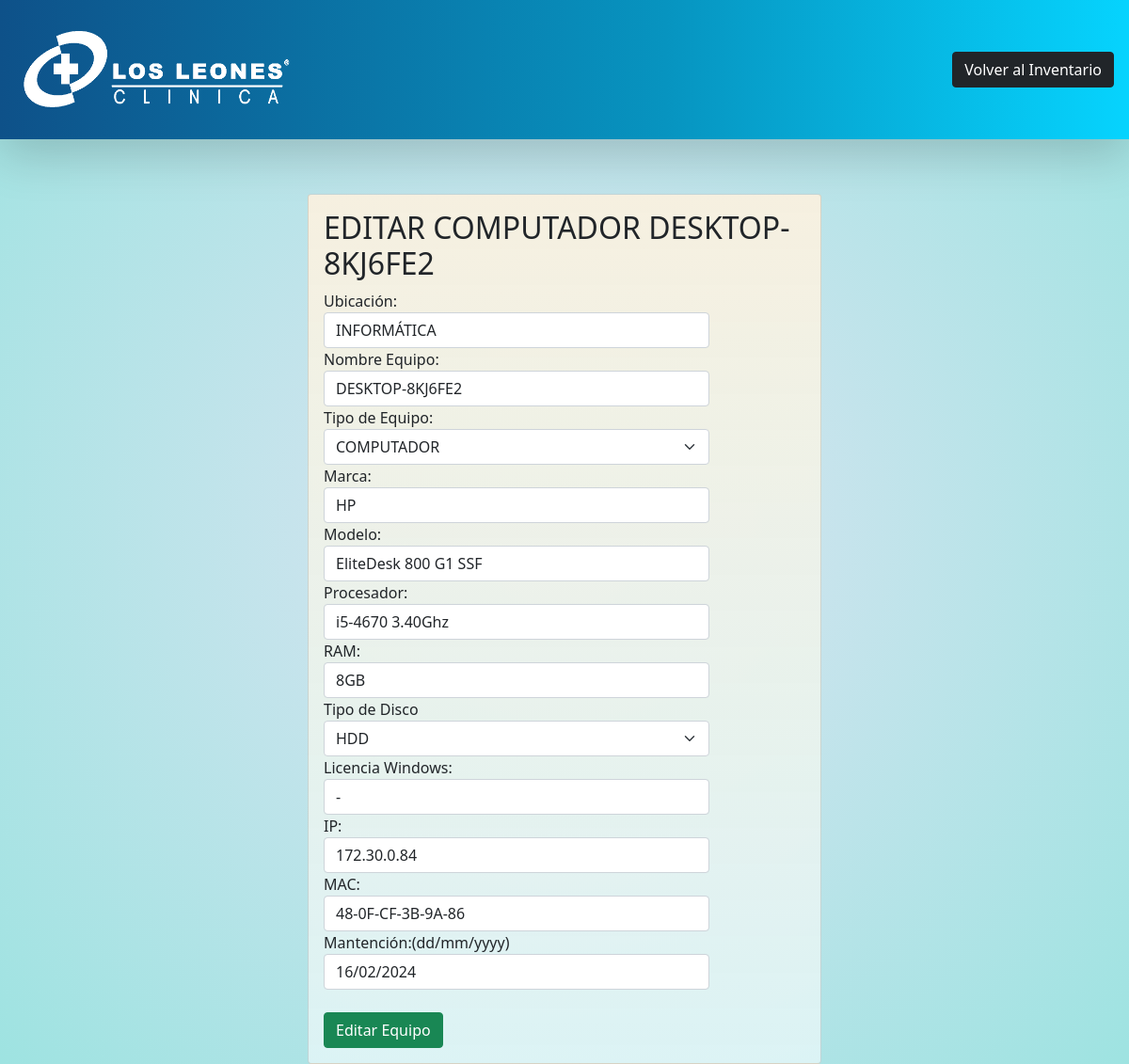
/equipos/edit/3, run on the app's committed database.
### equipos/models.py (models this page shows, shortened)
class equipo(models.Model):
    id_equipo = models.AutoField(primary_key= True, null=False)
    nombre = models.CharField('Nombre de Equipo',max_length = 30, default = '')
    marca = models.CharField('Marca de Equipo', max_length = 15, default = '')
    modelo = models.CharField('Modelo de Equipo', max_length = 50, default = '')
    proce = models.CharField('Procesador',max_length = 40,blank = True ,default = '-')
    ram = models.CharField('RAM',max_length = 15,blank = True, default = '-')
    discos = (('-','-'),
              ('SSD','SSD'),
              ('HDD','HDD'))
    disco = models.CharField('Disco',max_length = 5, choices = discos ,blank = True, default = '-')
    ip = models.CharField('IP Equipo', max_length = 20, default = '')
    tipos = (("Tipo de Equipo","Tipo de Equipo"),
             ('COMPUTADOR','COMPUTADOR'),
             ('IMPRESORA','IMPRESORA'))
    tipo = models.CharField('Tipo de Equipo', max_length = 30 ,choices = tipos, default = "Tipo de Equipo" )
    """ubicaciones = (('Ubicación de Equipo','Ubicación de Equipo'),
                   ('CM ADULTO','CM ADULTO'),
                   ('CM TRAUMATOLOGICO','CM TRAUMATOLOGICO'),
                   ('CM PEDIATRICO','CM PEDIATRICO'),
                   ('CM GERENCIAL','CM GERENCIAL'),
                   ('CM CERVANTES','CM CERVANTES'),
                   ('UNIDAD DE EXAMENES','UNIDAD DE EXAMENES'),
                   ('RESONANCIA','RESONANCIA'),
                   ('RAYOS','RAYOS'),
                   ('MAMOGRAFIA','MAMOGRAFIA'),
                   ('SCANNER','SCANNER'),
                   ('ELECTRO','ELECTRO'),
                   ('TOMA DE MUESTRAS','TOMA DE MUESTRAS'),
                   ('URGENCIAS','URGENCIAS'),
                   ('URGENCIAS RECEPCION','URGENCIAS RECEPCION'),
                   ('HOSPITALIZACION','HOSPITALIZACION'),
                   ('UTI','UTI'),
                   ('CONTABILIDAD','CONTABILIDAD'),
                   ('RRHH','RRHH'),
                   ('VACUNATORIO','VACUNATORIO'),
                   ('MANTENCION','MANTENCION'),
                   ('PABELLON','PABELLON'),
                   ('PRESUPUESTOS','PRESUPUESTOS'),
                   ('COBRANZA','COBRANZA'),
                   ('GERENCIA EUSEBIO LILLO','GERENCIA EUSEBIO LILLO'),
                   ('GERENCIA CERVANTES','GERENCIA CERVANTES'),
                   ('FICHEROS','FICHEROS'),
                   ('FONASA','FONASA'),
                   ('CALIDAD','CALIDAD'),
                   ('INFORMACIONES','INFORMACIONES'),
                   ('INFORMATICA','INFORMATICA')"""
    ubicacion = models.CharField('Ubicación de Equipo', max_length=50, default ="")
    mac = models.CharField('MAC Equipo', max_length = 25, default = '')
    mantencion = models.CharField('Fecha Mantención', max_length = 20, default = '-')
    licencia = models.CharField('Licencia Windows',max_length = 35, default = "-")
    required = models.BooleanField('Requiere Mantención', default = False)
    link = models.CharField('URL impresora', max_length = 200, default = '-')

### equipos/views.py (the view, shortened to what this page needs)
# urls.py: path('equipos/edit/<int:id_equipo>',editEq,name = 'update'),
def editEq(request, id_equipo):
    eq = equipo.objects.get(pk = id_equipo)
    form = equipoForm(request.POST, instance=eq)
    licencia = request.POST.get('licencia')
    link = request.POST.get('link')
    return render(request, 'equipos/editEquipo.html',{'form':form , 'eq': eq})

### equipos/forms.py (shortened to what this page needs)
class equipoForm(ModelForm):
    class Meta:
        model = equipo
        fields = ['ubicacion','tipo','marca','nombre','modelo','ip','mac','mantencion']

### templates/equipos/editEquipo.html (shortened to what this page needs)
<!DOCTYPE html>
{%load static%}
<html lang="en">
<head>
    <link href="https://cdn.jsdelivr.net/npm/bootstrap@5.0.0-beta2/dist/css/bootstrap.min.css" rel="stylesheet">
</head>
<body style="background: rgb(220,228,242);
background: radial-gradient(circle, rgba(220,228,242,1) 0%, rgba(158,227,225,1) 100%);">
    <header class="shadow-lg p-3 mb-5"
        style="background: rgb(14,81,137);
    background: linear-gradient(90deg, rgba(14,81,137,1) 0%, rgba(7,148,192,1) 59%, rgba(0,211,255,0.9641106442577031) 100%); width: 100%;">
        <div class="navbar">
            <a href="{% url 'index' %}"><img src= "{% static 'img/logo.png' %}" alt="logo_cll" height="100px" width="300px"></a>
            <a id="back" style="margin-left: 15px;" class="btn btn-dark" href="{% url 'index' %}">Volver al Inventario</a>
        </div>
    </header>
    <div class="container" style="padding-top: 10px;">
        <div class="row">
            <div class="col-12 col-md-6 offset-md-3">
                <div style="background: rgb(224,244,246);
                background: linear-gradient(0deg, rgba(224,244,246,0.9052871148459384) 0%, rgba(246,240,224,1) 100%);" class="card">
                    <div class="card-body">
                        <h2>EDITAR {{eq.tipo}} {{eq.nombre}}</h2>
                        <form action="{% url 'update' eq.id_equipo %}" method="post">
                            <label for="ubicacion">Ubicación:</label>
                            <input style="display: block; width: 80%;" class="form-control" type="text" name="ubicacion" value="{{eq.ubicacion}}">
                            <label for="nombre">Nombre Equipo:</label>
                            <input style="display: block; width: 80%;" class="form-control" type="text" name="nombre" value="{{eq.nombre}}">
                            <label for="tipo">Tipo de Equipo:</label>
                            <select style="display: block; width: 80%;" name="tipo" class="form-select">
                                {% if eq.tipo == 'COMPUTADOR' %}
                                <option value="COMPUTADOR">COMPUTADOR</option>
                                {% else %}
                                <option value="IMPRESORA">IMPRESORA</option>
                                <option value="COMPUTADOR">COMPUTADOR</option>
                                {% endif %}
                            </select>
                            <label for="marca">Marca:</label>
                            <input style="display: block; width: 80%;" type="text" name="marca" class="form-control" value = "{{eq.marca}}">
                            <label for="modelo">Modelo:</label>
                            <input style="display: block; width: 80%;" type="text" name="modelo" class="form-control" value="{{eq.modelo}}">
                            {% if eq.tipo == 'COMPUTADOR' %}
                            <label for="proce">Procesador:</label>
                            <input style="display: block; width: 80%;" class="form-control" type="text" name="proce" value="{{eq.proce}}">
                            <label for="ram">RAM:</label>
                            <input style="display: block; width: 80%;" class="form-control" type="text" name="ram" value="{{eq.ram}}">
                            <label for="disco">Tipo de Disco</label>
                            <select  style="display: block; width: 80%;" name="disco" class = 'form-select'>
                                {% if eq.disco == 'SSD' %}
                                <option value="SSD">SSD</option>
                                <option value="HDD">HDD</option>
                                {% else %}
                                <option value="HDD">HDD</option>
                                {% endif %}
                            </select>
                            <label for="licencia">Licencia Windows:</label>
                            <input style="display: block; width: 80%;" class="form-control" type="text" name="licencia" value="{{eq.licencia}}">
                            {% endif %}
                            <label for="ip">IP:</label>
                            <input style="display: block; width: 80%;" class="form-control" type="text" name="ip" value="{{eq.ip}}">
                            <label for="mac">MAC:</label>
                            <input style="display: block; width: 80%;" class="form-control" type="text" name="mac" value="{{eq.mac}}">
                            <label style="display: block;" for="mantencion">Mantención:(dd/mm/yyyy)</label>
                            <input style="display: block; width: 80%;" class="form-control" type="text" name="mantencion" value="{{eq.mantencion}}">
                            <br>
                            <input class="btn btn-success" type="submit" value="Editar Equipo">
                        </form>
                    </div>
                </div>
            </div>
        </div>
    </div>
</body>
</html>

### data on the page
equipo: tipo "COMPUTADOR", nombre "DESKTOP-8KJ6FE2", ubicacion "INFORMÁTICA", marca "HP", modelo "EliteDesk 800 G1 SSF", proce "i5-4670 3.40Ghz", ram "8GB", disco "HDD", licencia "-", ip "172.30.0.84", mac "48-0F-CF-3B-9A-86", mantencion "16/02/2024"
